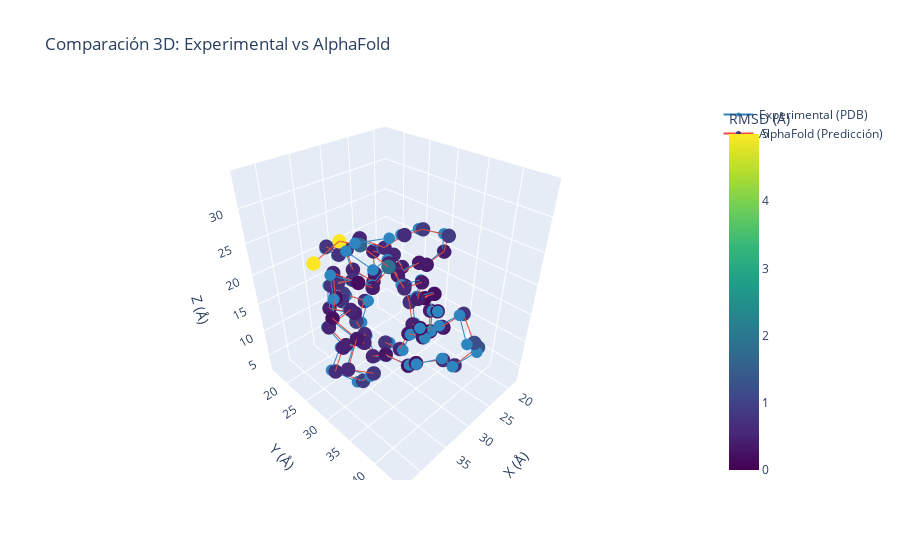

Here is the notebook cell this chart was saved with:
### Code cell
# Analizar ubiquitina
ubiquitina = analyze_protein(pdb_id="1UBQ", uniprot_id="P0CG47")
